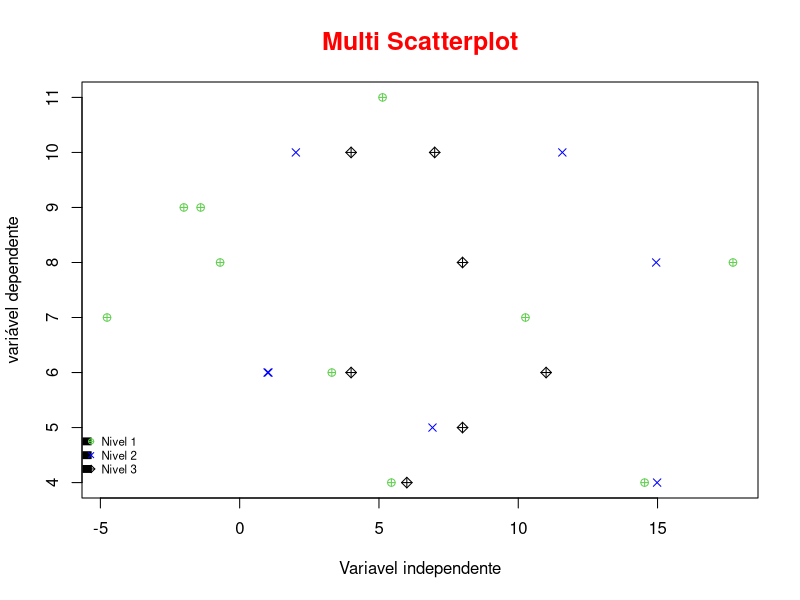

The R script that drew this image:
getwd()

#define os dados

set.seed(67)
x = rnorm(10,6,7)
y = rpois(10,7)
z = rnorm(10,6,7)
t = rpois(10,9)

#criar o plot

plot(x,y, col = 123, pch= 10, main = "Multi Scatterplot", col.main="red", cex.main=1.5, xlab = "Variavel independente", ylab = "variável dependente")

#adiciona outros dados
points(z,t, col= "blue", pch=4)

#adiciona outros dados
points(y, t, col=777, pch=9)


#cria legenda

legend(-6,5,9, legend = c("Nivel 1","Nivel 2","Nivel 3"), col =  c(123,"blue", 777), pch= c(10,4,9), cex =  0.69, bty =  "n")


